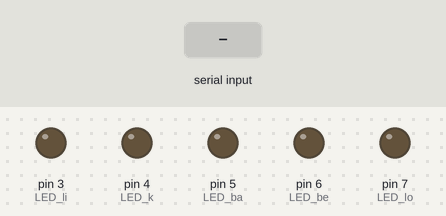
A sketch run on a simulated Arduino Uno, built with avr-gcc and run on an emulated ATmega328P. Shown: output pins drawn as LEDs (lit = HIGH). The inputs (shaded band) are chosen by the test bench.

Above: at 1.2 s.
1.3 s: "A" received over Serial
At 1.9 s:
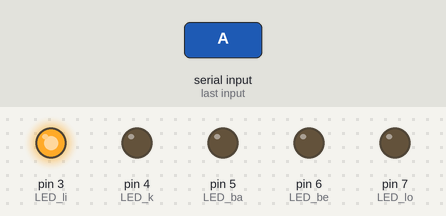
2.8 s: "C" received over Serial
At 3.1 s:
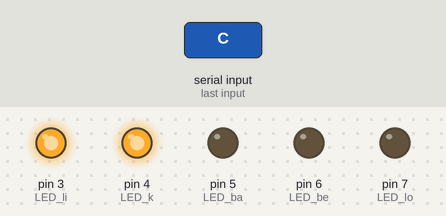
4.3 s: "B" received over Serial
At 5.4 s:
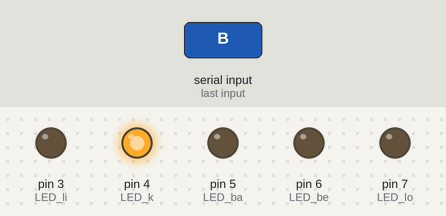
5.8 s: "E" received over Serial
At 6.6 s:
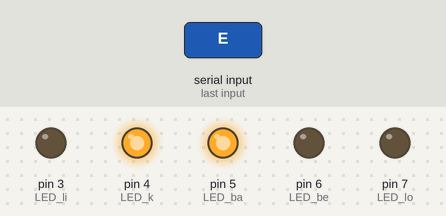
7.3 s: "D" received over Serial
At 7.7 s:
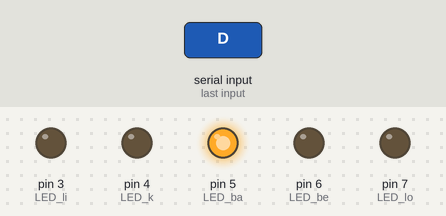
8.8 s: "G" received over Serial
At 10.0 s:
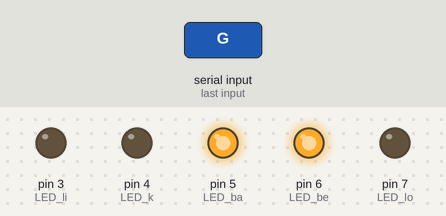
Timing chart, 0 to 11.3 s (numbered marks = the images above; inputs shaded):
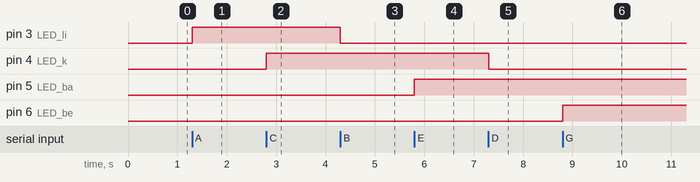

Measured:
- after the input at 1.3 s, pin 3 (LED_li): LOW → HIGH at once
- after the input at 2.8 s, pin 4 (LED_k): LOW → HIGH at once
- after the input at 4.3 s, pin 3 (LED_li): HIGH → LOW at once
- after the input at 5.8 s, pin 5 (LED_ba): LOW → HIGH at once
- after the input at 7.3 s, pin 4 (LED_k): HIGH → LOW at once
- after the input at 8.8 s, pin 6 (LED_be): LOW → HIGH at once

The sketch:

lights.ino
```cpp
int LED_li = 3;
int LED_k = 4;
int LED_ba = 5;
int LED_be = 6;
int LED_lo = 7;
char ESTADO = '0';

void setup() {
  Serial.begin(9600);        //comunicacion
  pinMode(LED_li, OUTPUT);       //leds
  pinMode(LED_k, OUTPUT);       //leds
  pinMode(LED_ba, OUTPUT);       //leds
  pinMode(LED_be, OUTPUT);       //leds
  pinMode(LED_lo, OUTPUT);       //leds
}

void loop() {
  if (Serial.available()>0) {
    ESTADO = Serial.read();
    switch (ESTADO) {
      case 'A':
        digitalWrite(LED_li, HIGH);
        break;
      case 'B':
        digitalWrite(LED_li, LOW);
        break;
      case 'C':
        digitalWrite(LED_k, HIGH);
        break;
      case 'D':
        digitalWrite(LED_k, LOW);
        break;
      case 'E':
        digitalWrite(LED_ba, HIGH);
        break;
      case 'F':
        digitalWrite(LED_ba, LOW);
        break;
      case 'G':
        digitalWrite(LED_be, HIGH);
        break;
      case 'H':
        digitalWrite(LED_be, LOW);
        break;
      case 'I':
        digitalWrite(LED_lo, HIGH);
        break;
      case 'J':
        digitalWrite(LED_lo, LOW);
        break;
    }
  }
}
```
